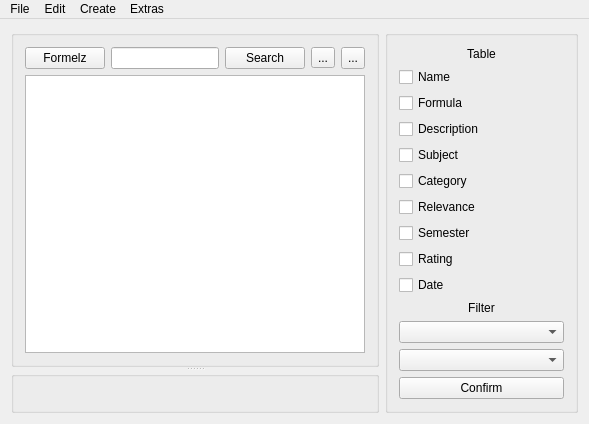
<?xml version="1.0" encoding="UTF-8"?>
<ui version="4.0">
 <class>MainWindow</class>
 <widget class="QMainWindow" name="MainWindow">
  <property name="geometry">
   <rect>
    <x>0</x>
    <y>0</y>
    <width>589</width>
    <height>419</height>
   </rect>
  </property>
  <property name="windowTitle">
   <string>Formelz</string>
  </property>
  <widget class="QWidget" name="centralWidget">
   <property name="styleSheet">
    <string notr="true"/>
   </property>
   <layout class="QGridLayout" name="mainLayout">
    <item row="0" column="0">
     <widget class="QSplitter" name="splitter">
      <property name="orientation">
       <enum>Qt::Vertical</enum>
      </property>
      <widget class="QGroupBox" name="tableGroup">
       <property name="sizePolicy">
        <sizepolicy hsizetype="Preferred" vsizetype="Preferred">
         <horstretch>0</horstretch>
         <verstretch>0</verstretch>
        </sizepolicy>
       </property>
       <property name="sizeIncrement">
        <size>
         <width>0</width>
         <height>0</height>
        </size>
       </property>
       <property name="title">
        <string/>
       </property>
       <layout class="QGridLayout" name="tableLayout">
        <item row="1" column="0" colspan="5">
         <widget class="QTableView" name="tableView">
          <property name="sizePolicy">
           <sizepolicy hsizetype="Expanding" vsizetype="Preferred">
            <horstretch>0</horstretch>
            <verstretch>0</verstretch>
           </sizepolicy>
          </property>
          <property name="styleSheet">
           <string notr="true"/>
          </property>
         </widget>
        </item>
        <item row="0" column="4">
         <widget class="QToolButton" name="toggleFilterButton">
          <property name="enabled">
           <bool>true</bool>
          </property>
          <property name="sizePolicy">
           <sizepolicy hsizetype="Fixed" vsizetype="Minimum">
            <horstretch>0</horstretch>
            <verstretch>0</verstretch>
           </sizepolicy>
          </property>
          <property name="text">
           <string>...</string>
          </property>
         </widget>
        </item>
        <item row="0" column="0">
         <widget class="QPushButton" name="formulaSwitchButton">
          <property name="sizePolicy">
           <sizepolicy hsizetype="Maximum" vsizetype="Minimum">
            <horstretch>0</horstretch>
            <verstretch>0</verstretch>
           </sizepolicy>
          </property>
          <property name="text">
           <string>Formelz</string>
          </property>
         </widget>
        </item>
        <item row="0" column="2">
         <widget class="QPushButton" name="searchButton">
          <property name="sizePolicy">
           <sizepolicy hsizetype="Fixed" vsizetype="Minimum">
            <horstretch>0</horstretch>
            <verstretch>0</verstretch>
           </sizepolicy>
          </property>
          <property name="text">
           <string>Search</string>
          </property>
         </widget>
        </item>
        <item row="0" column="3">
         <widget class="QToolButton" name="toggleEditButton">
          <property name="sizePolicy">
           <sizepolicy hsizetype="Fixed" vsizetype="Maximum">
            <horstretch>0</horstretch>
            <verstretch>0</verstretch>
           </sizepolicy>
          </property>
          <property name="text">
           <string>...</string>
          </property>
         </widget>
        </item>
        <item row="0" column="1">
         <widget class="QLineEdit" name="searchEdit">
          <property name="sizePolicy">
           <sizepolicy hsizetype="Preferred" vsizetype="Minimum">
            <horstretch>0</horstretch>
            <verstretch>0</verstretch>
           </sizepolicy>
          </property>
         </widget>
        </item>
       </layout>
      </widget>
      <widget class="QGroupBox" name="editGroup">
       <property name="enabled">
        <bool>true</bool>
       </property>
       <property name="sizePolicy">
        <sizepolicy hsizetype="Preferred" vsizetype="Preferred">
         <horstretch>0</horstretch>
         <verstretch>0</verstretch>
        </sizepolicy>
       </property>
       <property name="minimumSize">
        <size>
         <width>0</width>
         <height>0</height>
        </size>
       </property>
       <property name="maximumSize">
        <size>
         <width>16777215</width>
         <height>16777215</height>
        </size>
       </property>
       <property name="styleSheet">
        <string notr="true"/>
       </property>
       <property name="title">
        <string/>
       </property>
       <layout class="QGridLayout" name="editLayout"/>
      </widget>
     </widget>
    </item>
    <item row="0" column="1">
     <widget class="QGroupBox" name="filterGroup">
      <property name="sizePolicy">
       <sizepolicy hsizetype="Minimum" vsizetype="Preferred">
        <horstretch>0</horstretch>
        <verstretch>0</verstretch>
       </sizepolicy>
      </property>
      <property name="minimumSize">
       <size>
        <width>100</width>
        <height>0</height>
       </size>
      </property>
      <property name="maximumSize">
       <size>
        <width>1000000</width>
        <height>16777215</height>
       </size>
      </property>
      <property name="title">
       <string/>
      </property>
      <property name="flat">
       <bool>false</bool>
      </property>
      <property name="checkable">
       <bool>false</bool>
      </property>
      <layout class="QGridLayout" name="gridLayout_2">
       <property name="horizontalSpacing">
        <number>1</number>
       </property>
       <property name="verticalSpacing">
        <number>6</number>
       </property>
       <item row="1" column="0" colspan="2">
        <widget class="QCheckBox" name="nameCheck">
         <property name="enabled">
          <bool>true</bool>
         </property>
         <property name="text">
          <string>Name</string>
         </property>
         <property name="tristate">
          <bool>false</bool>
         </property>
        </widget>
       </item>
       <item row="2" column="0" colspan="2">
        <widget class="QCheckBox" name="formulaCheck">
         <property name="text">
          <string>Formula</string>
         </property>
        </widget>
       </item>
       <item row="13" column="0" colspan="2">
        <widget class="QComboBox" name="subjectFilterCombo"/>
       </item>
       <item row="9" column="0" colspan="2">
        <widget class="QCheckBox" name="ratingCheck">
         <property name="enabled">
          <bool>true</bool>
         </property>
         <property name="sizePolicy">
          <sizepolicy hsizetype="Preferred" vsizetype="Fixed">
           <horstretch>0</horstretch>
           <verstretch>0</verstretch>
          </sizepolicy>
         </property>
         <property name="text">
          <string>Rating</string>
         </property>
        </widget>
       </item>
       <item row="3" column="0" colspan="2">
        <widget class="QCheckBox" name="descriptionCheck">
         <property name="text">
          <string>Description</string>
         </property>
        </widget>
       </item>
       <item row="16" column="0" colspan="2">
        <widget class="QPushButton" name="filterConfirmButton">
         <property name="sizePolicy">
          <sizepolicy hsizetype="Preferred" vsizetype="Maximum">
           <horstretch>0</horstretch>
           <verstretch>0</verstretch>
          </sizepolicy>
         </property>
         <property name="text">
          <string>Confirm</string>
         </property>
        </widget>
       </item>
       <item row="8" column="0" colspan="2">
        <widget class="QCheckBox" name="semesterCheck">
         <property name="sizePolicy">
          <sizepolicy hsizetype="Preferred" vsizetype="Fixed">
           <horstretch>0</horstretch>
           <verstretch>0</verstretch>
          </sizepolicy>
         </property>
         <property name="text">
          <string>Semester</string>
         </property>
        </widget>
       </item>
       <item row="0" column="0" colspan="2">
        <widget class="QLabel" name="label">
         <property name="sizePolicy">
          <sizepolicy hsizetype="Preferred" vsizetype="Maximum">
           <horstretch>0</horstretch>
           <verstretch>0</verstretch>
          </sizepolicy>
         </property>
         <property name="text">
          <string>&lt;html&gt;&lt;head/&gt;&lt;body&gt;&lt;p align=&quot;center&quot;&gt;Table&lt;/p&gt;&lt;/body&gt;&lt;/html&gt;</string>
         </property>
        </widget>
       </item>
       <item row="6" column="0" colspan="2">
        <widget class="QCheckBox" name="categoryCheck">
         <property name="text">
          <string>Category</string>
         </property>
        </widget>
       </item>
       <item row="14" column="0" colspan="2">
        <widget class="QComboBox" name="categoryFilterCombo"/>
       </item>
       <item row="10" column="0" colspan="2">
        <widget class="QCheckBox" name="dateCheck">
         <property name="sizePolicy">
          <sizepolicy hsizetype="Preferred" vsizetype="Fixed">
           <horstretch>0</horstretch>
           <verstretch>0</verstretch>
          </sizepolicy>
         </property>
         <property name="text">
          <string>Date</string>
         </property>
        </widget>
       </item>
       <item row="12" column="0" colspan="2">
        <widget class="QLabel" name="label_2">
         <property name="sizePolicy">
          <sizepolicy hsizetype="Preferred" vsizetype="Maximum">
           <horstretch>0</horstretch>
           <verstretch>0</verstretch>
          </sizepolicy>
         </property>
         <property name="text">
          <string>&lt;html&gt;&lt;head/&gt;&lt;body&gt;&lt;p align=&quot;center&quot;&gt;Filter&lt;/p&gt;&lt;/body&gt;&lt;/html&gt;</string>
         </property>
        </widget>
       </item>
       <item row="5" column="0">
        <widget class="QCheckBox" name="subjectCheck">
         <property name="sizePolicy">
          <sizepolicy hsizetype="Preferred" vsizetype="Fixed">
           <horstretch>0</horstretch>
           <verstretch>0</verstretch>
          </sizepolicy>
         </property>
         <property name="text">
          <string>Subject</string>
         </property>
        </widget>
       </item>
       <item row="7" column="0" colspan="2">
        <widget class="QCheckBox" name="relevanceCheck">
         <property name="text">
          <string>Relevance</string>
         </property>
        </widget>
       </item>
      </layout>
     </widget>
    </item>
   </layout>
  </widget>
  <widget class="QMenuBar" name="menuBar">
   <property name="geometry">
    <rect>
     <x>0</x>
     <y>0</y>
     <width>589</width>
     <height>20</height>
    </rect>
   </property>
   <widget class="QMenu" name="menuBearbeiten">
    <property name="title">
     <string>Edit</string>
    </property>
    <addaction name="actionEdit"/>
    <addaction name="actionDelete"/>
   </widget>
   <widget class="QMenu" name="menuErstellen">
    <property name="title">
     <string>Create</string>
    </property>
    <addaction name="separator"/>
    <addaction name="actionLatexUpdateAll"/>
   </widget>
   <widget class="QMenu" name="menuExtras">
    <property name="title">
     <string>Extras</string>
    </property>
    <addaction name="actionLearning"/>
    <addaction name="separator"/>
    <addaction name="actionInformation"/>
    <addaction name="actionShortcuts"/>
    <addaction name="actionSettings"/>
    <addaction name="separator"/>
    <addaction name="actionCredits"/>
   </widget>
   <widget class="QMenu" name="menuFile">
    <property name="title">
     <string>File</string>
    </property>
    <addaction name="actionQuit"/>
   </widget>
   <addaction name="menuFile"/>
   <addaction name="menuBearbeiten"/>
   <addaction name="menuErstellen"/>
   <addaction name="menuExtras"/>
  </widget>
  <action name="actionQuit">
   <property name="text">
    <string>Quit</string>
   </property>
  </action>
  <action name="actionEdit">
   <property name="text">
    <string>Edit                     Ctrl + E</string>
   </property>
  </action>
  <action name="actionDelete">
   <property name="text">
    <string>Delete                 Ctrl + Del</string>
   </property>
   <property name="visible">
    <bool>true</bool>
   </property>
  </action>
  <action name="actionInformation">
   <property name="text">
    <string>Information             Ctrl + I</string>
   </property>
   <property name="visible">
    <bool>true</bool>
   </property>
  </action>
  <action name="actionSettings">
   <property name="text">
    <string>Settings                   Ctrl + ,</string>
   </property>
  </action>
  <action name="actionLatexUpdateAll">
   <property name="text">
    <string>Render all LaTeX formulas</string>
   </property>
  </action>
  <action name="actionShortcuts">
   <property name="text">
    <string>Shortcuts</string>
   </property>
  </action>
  <action name="actionCredits">
   <property name="text">
    <string>About Formelz</string>
   </property>
  </action>
  <action name="actionLearning">
   <property name="text">
    <string>Learning Mode</string>
   </property>
  </action>
 </widget>
 <layoutdefault spacing="6" margin="11"/>
 <tabstops>
  <tabstop>formulaSwitchButton</tabstop>
  <tabstop>searchEdit</tabstop>
  <tabstop>searchButton</tabstop>
  <tabstop>toggleFilterButton</tabstop>
  <tabstop>tableView</tabstop>
  <tabstop>nameCheck</tabstop>
  <tabstop>formulaCheck</tabstop>
  <tabstop>descriptionCheck</tabstop>
  <tabstop>categoryCheck</tabstop>
  <tabstop>semesterCheck</tabstop>
  <tabstop>ratingCheck</tabstop>
  <tabstop>dateCheck</tabstop>
  <tabstop>filterConfirmButton</tabstop>
 </tabstops>
 <resources/>
 <connections>
  <connection>
   <sender>actionQuit</sender>
   <signal>triggered()</signal>
   <receiver>MainWindow</receiver>
   <slot>close()</slot>
   <hints>
    <hint type="sourcelabel">
     <x>-1</x>
     <y>-1</y>
    </hint>
    <hint type="destinationlabel">
     <x>438</x>
     <y>321</y>
    </hint>
   </hints>
  </connection>
 </connections>
</ui>
